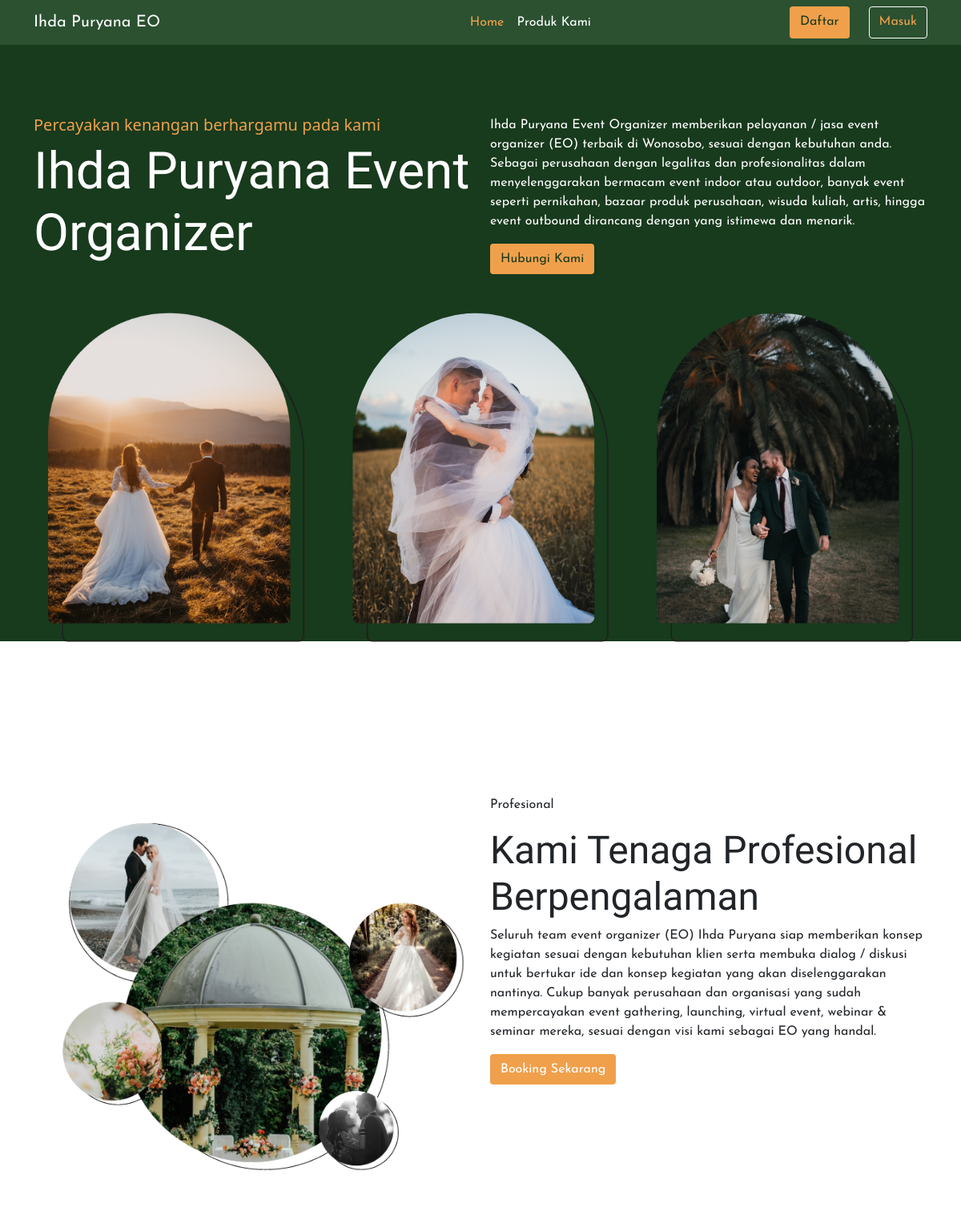
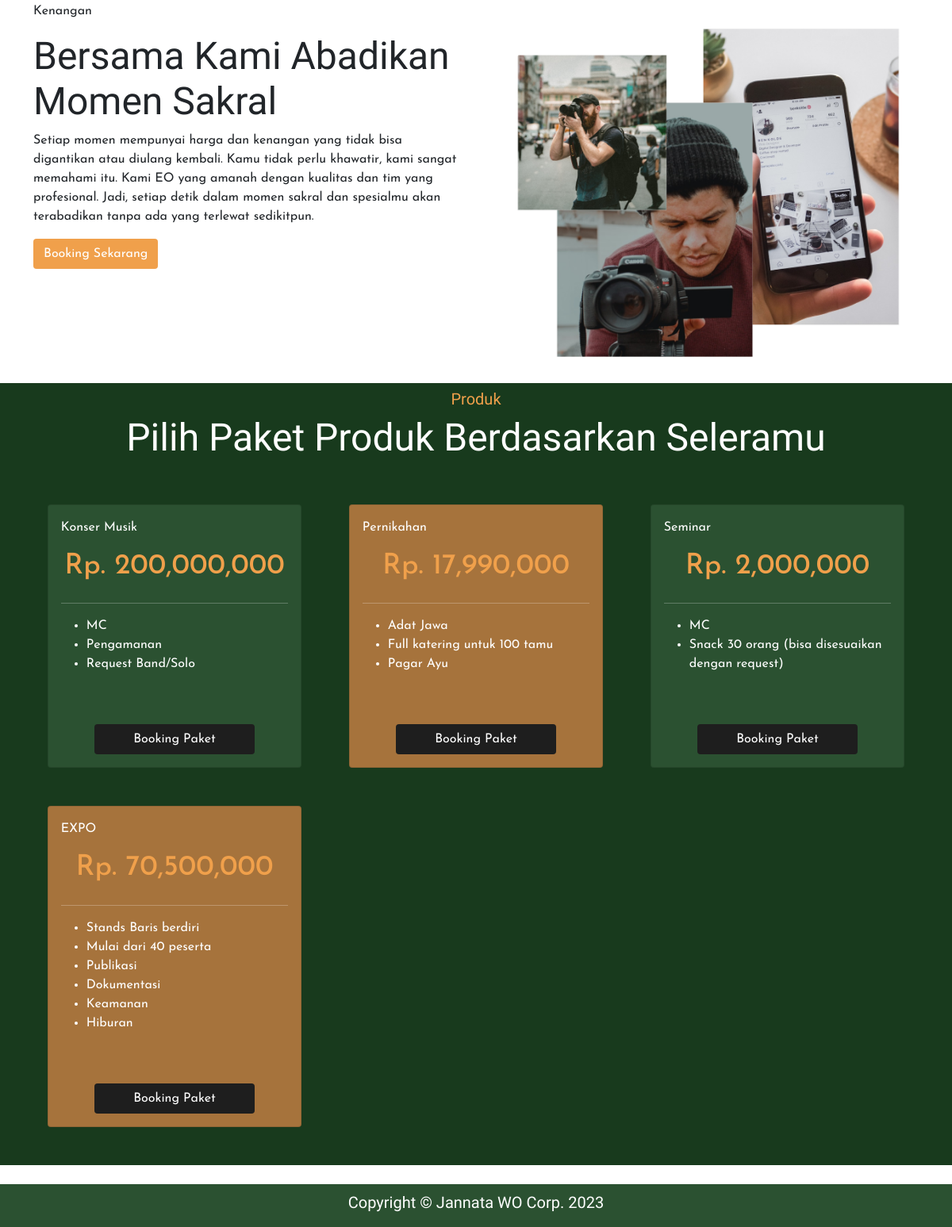
The page / on the database its author committed (2 pictures, top to bottom).
### tables this page shows
CREATE TABLE `produk` (
  `id` int(11) NOT NULL,
  `nama` varchar(40) NOT NULL,
  `harga` int(100) NOT NULL
);

CREATE TABLE `deskripsi_produk` (
  `id` int(11) NOT NULL,
  `produk_id` int(11) NOT NULL,
  `deskripsi` varchar(100) NOT NULL
);

### index.php (the view, shortened to what this page needs)
<?php include "header.php"?>
<section id="hero">
    <div class="container">
        <div class="pt-5"></div>
        <div class="pt-5"></div>
        <div class="pt-5"></div>
        <div class="row">
            <div class="col-lg-6">
                <h6 class="fs-20 fc1">Percayakan kenangan berhargamu pada kami</h6>
                <h4 class="fs-64 f-2 text-white">Ihda Puryana Event Organizer</h4>
            </div>
            <div class="col-lg-6">
                <div class="row f-1">
                    <div class="col-12">
                        <p  class="text-white">
                        Ihda Puryana Event Organizer memberikan pelayanan / jasa event organizer (EO) terbaik di Wonosobo, sesuai dengan kebutuhan anda. Sebagai perusahaan dengan legalitas dan profesionalitas dalam menyelenggarakan bermacam event indoor atau outdoor, banyak event seperti pernikahan, bazaar produk perusahaan, wisuda kuliah, artis, hingga event outbound dirancang dengan yang istimewa dan menarik.
                        </p>
                    </div>
                    <div class="col-12">
                    <a  href="customer/index.php"  class="btn btn-register" style="">Hubungi Kami</a>
                    </div>
                </div>
            </div>
        </div>
        <div class="row pt-5">
            <div class="col-lg-4 d-flex justify-content-center">
                <img src="asset/img/eo1.png" alt="asset/img/eo1.png" style="max-width:90%">
            </div>
            <div class="col-lg-4 d-flex justify-content-center">
                <img src="asset/img/eo2.png" alt="asset/img/eo2.png" style="max-width:90%;border-radius:190px 190px 10px 10px">
            </div>
            <div class="col-lg-4 d-flex justify-content-center">
                <img src="asset/img/eo3.png" alt="asset/img/eo3.png" style="max-width:90%">
            </div>
        </div>
    </div>
</section>
<section>
    <div class="container">
        <div class="pt-5"></div>
        <div class="pt-5"></div>
        <div class="pt-5"></div>
        <div class="pt-5"></div>
        <div class="row">
            <div class="col-lg-6">
            <img src="asset/img/eoGroup1.png" alt="asset/img/eoGroup1.png" style="max-width:100%">
            </div>
            <div class="col-lg-6">
                <div class="row">
                    <div class="col-12">
                        <p  class="f-1">Profesional</p>
                        <h6 class="fs-48 f-2">
                            Kami Tenaga Profesional Berpengalaman
                        </h6>
                        <p  class="f-1">
                        Seluruh team event organizer (EO) Ihda Puryana siap memberikan konsep kegiatan sesuai dengan kebutuhan klien serta membuka dialog / diskusi untuk bertukar ide dan konsep kegiatan yang akan diselenggarakan nantinya. Cukup banyak perusahaan dan organisasi yang sudah mempercayakan event gathering, launching, virtual event, webinar & seminar mereka, sesuai dengan visi kami sebagai EO yang handal.
                        </p>
                    </div>
                    <div class="col-12">
                    <a href="customer/index.php"  class="btn btn-register text-white f-1" style="">Booking Sekarang</a>
                    </div>
                </div>
            </div>
        </div>
        <div class="row pt-5">
            <div class="col-lg-6">
                <div class="row">
                    <div class="col-12">
                        <p  class="f-1">Kenangan</p>
                        <h6 class="fs-48 f-2">
                            Bersama Kami Abadikan Momen Sakral
                        </h6>
                        <p  class="f-1">
                            Setiap momen mempunyai harga dan kenangan yang tidak bisa digantikan atau diulang kembali. Kamu tidak perlu khawatir, kami sangat memahami itu. Kami EO yang amanah dengan kualitas dan tim yang profesional. Jadi, setiap detik dalam momen sakral dan spesialmu akan terabadikan tanpa ada yang terlewat sedikitpun.
                        </p>
                    </div>
                    <div class="col-12">
                    <a href="customer/index.php"  class="btn btn-register text-white f-1" style="">Booking Sekarang</a>
                    </div>
                </div>
            </div>
            <div class="col-lg-6">
            <img src="asset/img/eoGroup2.png" alt="asset/img/eoGroup2.png" style="max-width:100%">
            </div>
        </div>
    </div>
</section>
<section id="produk">
    <div class="container">
        <div class="row pt-2">
            <div class="col-12">
                <h6 class="text-center fs-20 fc1 f-2">Produk</h6>
            </div>
            <div class="col-12">
            <h6 class="fs-48 f-2 text-center text-white">
                Pilih Paket Produk Berdasarkan Seleramu
            </h6>
            </div>
        </div>
        <div class="row pt-5 mb-4">
            <?php
            include "koneksi.php";
                $no=1;
                $query="SELECT * FROM produk ";
                $result=mysqli_query($db,$query);
                while ($data=mysqli_fetch_array($result))
                {
                    $no++
                    ?>
            <div class="col-lg-4 d-flex justify-content-center mb-5">
                <div class="card <?= ($no%2 == 0) ? 'bg-1':'bg-2'; ?>" style="width: 90%;">
                    <div class="card-body">
                        <div class="row">
                            <div class="col-12">
                            <p class="text-white  f-1"><?=$data['nama']?></p>
                            <h6 class="fc1 fs-36 f-1 text-center">Rp. <?=number_format($data['harga']) ?></h6>
                            </div>
                            <div class="col-12">
                                <hr style="background-color:white">
                            </div>
                            <div class="col-12 text-white f-1">
                                <ul>
                                    <?php
                                    $idProduk=$data['id'];
                                    $query2="SELECT deskripsi FROM deskripsi_produk WHERE produk_id='$idProduk'";
                                    $result2=mysqli_query($db,$query2);
                                    while ($data2=mysqli_fetch_array($result2))
                                        {?>
                                           <li><?=$data2['deskripsi']?></li>
                                        <?php
                                        }?>
                                </ul>
                            </div>
                            <div class="col-12 pt-5 d-flex justify-content-center">
                                <a href="customer/index.php" class="btn btn-booking f-1 px-5">Booking Paket</a>
                            </div>
                        </div>
                    </div>
                </div>
            </div>
            <?php }?>
        </div>
    </div>
</section>
<?php include "footer.php"?>

### header.php (shortened to what this page needs)
<!doctype html>
<html lang="en">
  <head>
    <link href="https://cdn.jsdelivr.net/npm/bootstrap@5.0.2/dist/css/bootstrap.min.css" rel="stylesheet">
    <link rel="stylesheet" href="asset/css/style.css">
    <link rel="stylesheet" href="https://cdnjs.cloudflare.com/ajax/libs/font-awesome/6.4.0/css/all.min.css" />
  </head>
  <body>
  <nav class="navbar navbar-expand-lg navbar-light f-1 bg-1 fixed-top">
  <div class="container">
    <a class="navbar-brand text-white" href="#">Ihda Puryana EO</a>
    <div class="collapse navbar-collapse" id="navbarNavAltMarkup">
      <div class="navbar-nav ms-auto menu " id="menu">
        <a class="nav-link my-nav-link my-nav-link-active" aria-current="page" href="#hero">Home</a>
        <a class="nav-link my-nav-link" href="#produk">Produk  Kami</a>
        <a class="nav-link my-nav-link ms-5" href="#12"></a>
        <a class="nav-link my-nav-link ms-5" href="#133"></a>
        <a class="nav-link my-nav-link ms-5" href="#3243"></a>
        <a href="loginCustomer.php?id=2"  class="btn btn-register ms-5" style="">Daftar</a>
        <a href="loginCustomer.php?id=1"  class="btn btn-login ms-4">Masuk</a>
      </div>
    </div>
  </div>
</nav>

### footer.php (shortened to what this page needs)
  <footer>
    <div class="container-fluid bg-1">
      <div class="row">
        <div class="col-12 align-items-center">
          <p class="text-center text-white pt-2 fs-20 f-2">Copyright &copy; Jannata WO Corp. 2023</p>
        </div>
      </div>
    </div>
  </footer>
  </body>
</html>

### asset/css/style.css (style rules this page uses)
.f-1 { font-family: 'Josefin Sans', sans-serif; }
.f-2 { font-family: 'Italiana', serif; }
.bg-1 { background-color: rgba(24, 58, 29, 1); }
.my-nav-link { color: white!important; }
.my-nav-link-active { color: rgba(240, 160, 75, 1)!important; }
#hero { background-color: rgba(24, 58, 29, 1); height:100vh; }
#produk { background-color: rgba(24, 58, 29, 1); }
.bg-1 { background-color: rgba(43, 81, 49, 1); }
.bg-2 { background-color: rgba(166, 115, 60, 1); }
.fc1 { color: rgba(240, 160, 75, 1)!important; }
.fs-20 { font-size: 20px; }
.fs-36 { font-size: 36px; }
.fs-48 { font-size: 48px; }
.fs-64 { font-size: 64px; }
.btn-register { background-color: rgba(240, 160, 75, 1)!important; color: rgba(24, 58, 29, 1); }
.btn-login { border:1px solid rgba(255, 255, 255, 1); color: rgba(240, 160, 75, 1)!important; }
.btn-booking { background-color: rgba(30, 30, 30, 1); color: rgba(255, 255, 255, 1)!important; }

### rows shown on the page
produk: nama "Konser Musik", harga "200,000,000"
deskripsi_produk: deskripsi "MC"
deskripsi_produk: deskripsi "Pengamanan"
deskripsi_produk: deskripsi "Request Band/Solo"
produk: nama "Pernikahan", harga "17,990,000"
deskripsi_produk: deskripsi "Adat Jawa"
deskripsi_produk: deskripsi "Full katering untuk 100 tamu"
deskripsi_produk: deskripsi "Pagar Ayu"
produk: nama "Seminar", harga "2,000,000"
deskripsi_produk: deskripsi "MC"
deskripsi_produk: deskripsi "Snack 30 orang (bisa disesuaikan dengan request)"
produk: nama "EXPO", harga "70,500,000"
deskripsi_produk: deskripsi "Stands Baris berdiri"
deskripsi_produk: deskripsi "Mulai dari 40 peserta"
deskripsi_produk: deskripsi "Publikasi"
deskripsi_produk: deskripsi "Dokumentasi"
deskripsi_produk: deskripsi "Keamanan"
deskripsi_produk: deskripsi "Hiburan"
